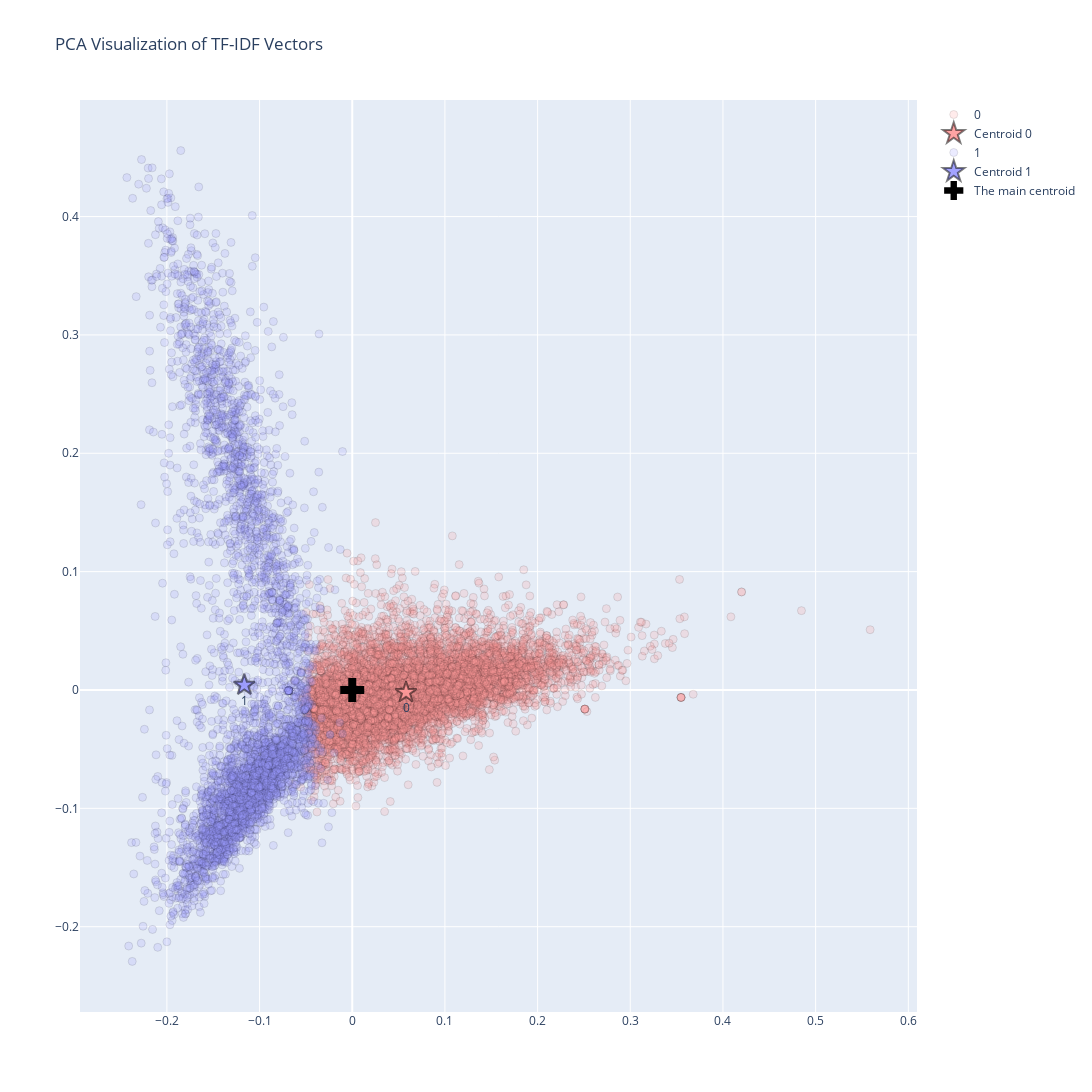

The code cell stored with this chart in its notebook:
### Code cell
visualize_tfidf_pca_interactive_3(ids_list, cluster_assignments, tfidf_matrix, transpose = False, color_schema = 12)
#LBD_06_visualization.visualize_tfidf_pca_interactive(ids_list, cluster_assignments, tfidf_matrix, transpose = False)

### Figure 1 — Plotly figure (JSON) as saved in the notebook; plotly's stock layout.template omitted (floating-point values rounded to 4 significant figures; data arrays with more than 128 entries replaced by an {"elided": "..."} marker saying what was removed)
{"data": [{"hovertext": {"elided": "9092 str values"}, "marker": {"color": "rgba(255, 153, 153, 0.2)", "line": {"color": "rgba(0, 0, 0, 0.1)", "width": 1}, "size": 8, "symbol": "circle"}, "mode": "markers+text", "name": "0", "text": "", "textposition": "bottom center", "type": "scatter", "x": {"elided": "9092 float values"}, "y": {"elided": "9092 float values"}}, {"hovertext": "Centroid of 0", "marker": {"color": "rgba(255, 153, 153, 0.9)", "line": {"color": "rgba(0, 0, 0, 0.5)", "width": 2}, "size": 16, "symbol": "star"}, "mode": "markers+text", "name": "Centroid 0", "text": "0", "textposition": "bottom center", "type": "scatter", "x": [0.05804], "y": [-0.002051]}, {"hovertext": {"elided": "4531 str values"}, "marker": {"color": "rgba(153, 153, 255, 0.2)", "line": {"color": "rgba(0, 0, 0, 0.1)", "width": 1}, "size": 8, "symbol": "circle"}, "mode": "markers+text", "name": "1", "text": "", "textposition": "bottom center", "type": "scatter", "x": {"elided": "4531 float values"}, "y": {"elided": "4531 float values"}}, {"hovertext": "Centroid of 1", "marker": {"color": "rgba(153, 153, 255, 0.9)", "line": {"color": "rgba(0, 0, 0, 0.5)", "width": 2}, "size": 16, "symbol": "star"}, "mode": "markers+text", "name": "Centroid 1", "text": "1", "textposition": "bottom center", "type": "scatter", "x": [-0.1165], "y": [0.004116]}, {"hovertext": ["The main centroid"], "marker": {"color": "black", "size": 20, "symbol": "cross"}, "mode": "markers", "name": "The main centroid", "type": "scatter", "x": [-5.139e-17], "y": [1.328e-17]}], "layout": {"height": 1100, "hovermode": "closest", "showlegend": true, "title": {"text": "PCA Visualization of TF-IDF Vectors"}, "width": 1100}}
